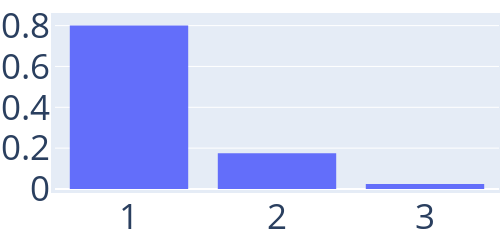

The cell this chart's notebook holds for it:
### Code cell
nb_samples = 200
nb_cycles = zeros(nb_samples)
mtsf_weight = zeros(nb_samples)

for i_sample in 1:nb_samples
    mtsf = multi_type_spanning_forest(rng, meta_g, q)

    # check nb roots and cycles
    cycles = get_prop(mtsf, :cycle_nodes)
    nb_cycles[i_sample] = length(cycles)
    D = props(mtsf)
    w = D[:weight]
    mtsf_weight[i_sample] = w
end    

cat_nb_cycles = string.(sort(Int.(nb_cycles)))
trace = PlotlyJS.histogram(x=cat_nb_cycles, histnorm="probability density")
layout = Layout(
    autosize=false,
    width=500,
    height=200,
    margin=attr(l=1, r=1, b=1, t=1, pad=4),
    font_size=35,
    xaxis_type="category",
)
p = PlotlyJS.plot(trace,layout)

### Figure 1 — Plotly figure (JSON) as saved in the notebook; plotly's stock layout.template omitted (floating-point values rounded to 4 significant figures; data arrays with more than 128 entries replaced by an {"elided": "..."} marker saying what was removed)
{"data": [{"histnorm": "probability density", "type": "histogram", "x": {"elided": "200 str values"}}], "layout": {"autosize": false, "font": {"size": 35}, "height": 200, "margin": {"b": 1, "l": 1, "pad": 4, "r": 1, "t": 1}, "width": 500, "xaxis": {"type": "category"}}}
